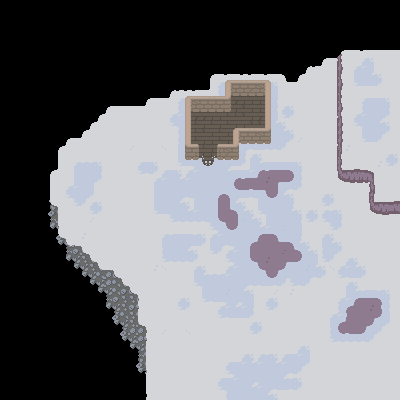

Rendered tile map (Tiled .tmx) drawn with the repository's tilesets; below, a short description and the map source with its tile grids summarised:
An orthogonal 50x50 tile map with 8x8 px tiles, 3 tile layers (-1, ground level, +1), 3 tilesets.

<map version="1.9" tiledversion="1.9.2" orientation="orthogonal" renderorder="right-down" width="50" height="50" tilewidth="8" tileheight="8" infinite="0" nextlayerid="6" nextobjectid="1">
 <tileset firstgid="1" source="main_tileset.tsx" />
 <tileset firstgid="337" source="slope_tileset.tsx" />
 <tileset firstgid="382" source="walls_tileset.tsx" />
 <layer id="5" name="-1" width="50" height="50">
  <data>[2500 cells, 133 non-empty, 18 distinct tile ids]</data>
 </layer>
 <layer id="1" name="ground level" width="50" height="50">
  <data>[2500 cells, 1539 non-empty, 94 distinct tile ids]</data>
 </layer>
 <layer id="2" name="+1" width="50" height="50">
  <data>[2500 cells, 52 non-empty, 19 distinct tile ids]</data>
 </layer>
</map>
